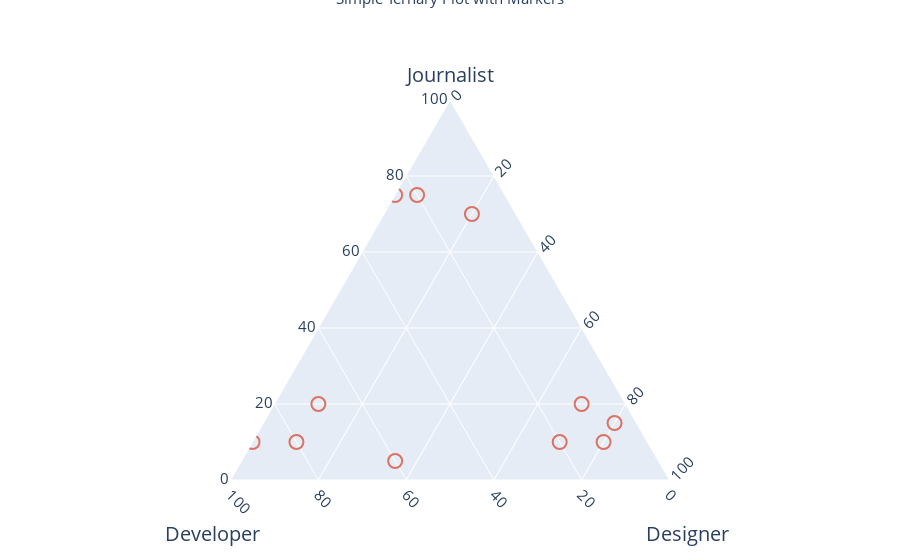

This figure's notebook cell:
### Markdown cell above
<h3 id="Basic-Ternary-Plot-with-Markers">Basic Ternary Plot with Markers<a class="anchor-link" href="#Basic-Ternary-Plot-with-Markers">¶</a></h3>

### Code cell
import plotly.graph_objects as go

rawData = [
    {'journalist':75,'developer':25,'designer':0,'label':'point 1'},
    {'journalist':70,'developer':10,'designer':20,'label':'point 2'},
    {'journalist':75,'developer':20,'designer':5,'label':'point 3'},
    {'journalist':5,'developer':60,'designer':35,'label':'point 4'},
    {'journalist':10,'developer':80,'designer':10,'label':'point 5'},
    {'journalist':10,'developer':90,'designer':0,'label':'point 6'},
    {'journalist':20,'developer':70,'designer':10,'label':'point 7'},
    {'journalist':10,'developer':20,'designer':70,'label':'point 8'},
    {'journalist':15,'developer':5,'designer':80,'label':'point 9'},
    {'journalist':10,'developer':10,'designer':80,'label':'point 10'},
    {'journalist':20,'developer':10,'designer':70,'label':'point 11'},
];

def makeAxis(title, tickangle):
    return {
      'title': title,
      'titlefont': { 'size': 20 },
      'tickangle': tickangle,
      'tickfont': { 'size': 15 },
      'tickcolor': 'rgba(0,0,0,0)',
      'ticklen': 5,
      'showline': True,
      'showgrid': True
    }

fig = go.Figure(go.Scatterternary({
    'mode': 'markers',
    'a': [i for i in map(lambda x: x['journalist'], rawData)],
    'b': [i for i in map(lambda x: x['developer'], rawData)],
    'c': [i for i in map(lambda x: x['designer'], rawData)],
    'text': [i for i in map(lambda x: x['label'], rawData)],
    'marker': {
        'symbol': 100,
        'color': '#DB7365',
        'size': 14,
        'line': { 'width': 2 }
    }
}))

fig.update_layout({
    'ternary': {
        'sum': 100,
        'aaxis': makeAxis('Journalist', 0),
        'baxis': makeAxis('<br>Developer', 45),
        'caxis': makeAxis('<br>Designer', -45)
    },
    'annotations': [{
      'showarrow': False,
      'text': 'Simple Ternary Plot with Markers',
        'x': 0.5,
        'y': 1.3,
        'font': { 'size': 15 }
    }]
})

fig.show()

### Figure 1 — Plotly figure (JSON) as saved in the notebook; plotly's stock layout.template omitted (floating-point values rounded to 4 significant figures)
{"data": [{"a": [75, 70, 75, 5, 10, 10, 20, 10, 15, 10, 20], "b": [25, 10, 20, 60, 80, 90, 70, 20, 5, 10, 10], "c": [0, 20, 5, 35, 10, 0, 10, 70, 80, 80, 70], "marker": {"color": "#DB7365", "line": {"width": 2}, "size": 14, "symbol": 100}, "mode": "markers", "text": ["point 1", "point 2", "point 3", "point 4", "point 5", "point 6", "point 7", "point 8", "point 9", "point 10", "point 11"], "type": "scatterternary"}], "layout": {"annotations": [{"font": {"size": 15}, "showarrow": false, "text": "Simple Ternary Plot with Markers", "x": 0.5, "y": 1.3}], "ternary": {"aaxis": {"showgrid": true, "showline": true, "tickangle": 0, "tickcolor": "rgba(0,0,0,0)", "tickfont": {"size": 15}, "ticklen": 5, "title": {"font": {"size": 20}, "text": "Journalist"}}, "baxis": {"showgrid": true, "showline": true, "tickangle": 45, "tickcolor": "rgba(0,0,0,0)", "tickfont": {"size": 15}, "ticklen": 5, "title": {"font": {"size": 20}, "text": "<br>Developer"}}, "caxis": {"showgrid": true, "showline": true, "tickangle": -45, "tickcolor": "rgba(0,0,0,0)", "tickfont": {"size": 15}, "ticklen": 5, "title": {"font": {"size": 20}, "text": "<br>Designer"}}, "sum": 100}}}
